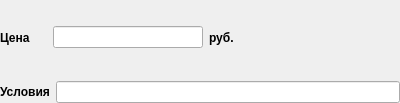
<?xml version="1.0" encoding="UTF-8"?>
<ui version="4.0">
 <class>PriceWidget</class>
 <widget class="QWidget" name="PriceWidget">
  <property name="geometry">
   <rect>
    <x>0</x>
    <y>0</y>
    <width>400</width>
    <height>103</height>
   </rect>
  </property>
  <property name="windowTitle">
   <string>GroupBox</string>
  </property>
  <property name="title" stdset="0">
   <string>Цена</string>
  </property>
  <layout class="QVBoxLayout" name="verticalLayout">
   <property name="leftMargin">
    <number>0</number>
   </property>
   <property name="topMargin">
    <number>0</number>
   </property>
   <property name="rightMargin">
    <number>0</number>
   </property>
   <property name="bottomMargin">
    <number>0</number>
   </property>
   <item>
    <layout class="QHBoxLayout" name="horizontalLayout">
     <item>
      <widget class="QLabel" name="label_3">
       <property name="font">
        <font>
         <weight>75</weight>
         <bold>true</bold>
        </font>
       </property>
       <property name="text">
        <string>Цена     </string>
       </property>
      </widget>
     </item>
     <item>
      <widget class="QLineEdit" name="mpPrice">
       <property name="minimumSize">
        <size>
         <width>150</width>
         <height>0</height>
        </size>
       </property>
       <property name="maximumSize">
        <size>
         <width>150</width>
         <height>16777215</height>
        </size>
       </property>
       <property name="alignment">
        <set>Qt::AlignRight|Qt::AlignTrailing|Qt::AlignVCenter</set>
       </property>
      </widget>
     </item>
     <item>
      <widget class="QLabel" name="label">
       <property name="font">
        <font>
         <weight>75</weight>
         <bold>true</bold>
        </font>
       </property>
       <property name="text">
        <string>руб.</string>
       </property>
      </widget>
     </item>
     <item>
      <spacer name="horizontalSpacer">
       <property name="orientation">
        <enum>Qt::Horizontal</enum>
       </property>
       <property name="sizeHint" stdset="0">
        <size>
         <width>40</width>
         <height>20</height>
        </size>
       </property>
      </spacer>
     </item>
    </layout>
   </item>
   <item>
    <layout class="QHBoxLayout" name="horizontalLayout_2">
     <item>
      <widget class="QLabel" name="label_2">
       <property name="font">
        <font>
         <weight>75</weight>
         <bold>true</bold>
        </font>
       </property>
       <property name="text">
        <string>Условия</string>
       </property>
      </widget>
     </item>
     <item>
      <widget class="QLineEdit" name="mpIf"/>
     </item>
    </layout>
   </item>
  </layout>
 </widget>
 <resources/>
 <connections/>
</ui>
